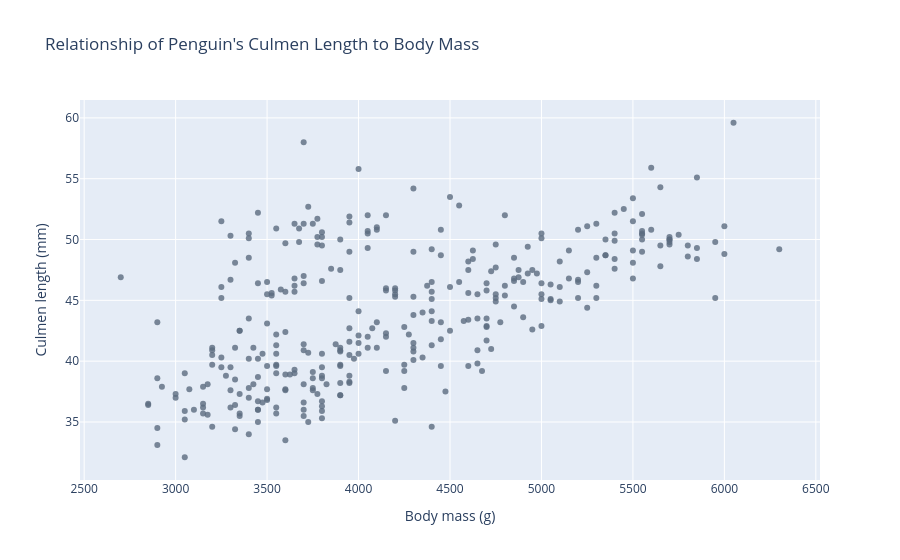

Here is the notebook cell this chart was saved with:
### Markdown cell above
### Scatter plots with Plotly Express
* [Scatter plot reference](https://plotly.com/python/line-and-scatter/)

### Code cell
px.scatter(df,
           x='body_mass_g',
           y='culmen_length_mm',
           opacity=0.8,
           title="Relationship of Penguin's Culmen Length to Body Mass")

### Figure 1 — Plotly figure (JSON) as saved in the notebook; plotly's stock layout.template omitted (floating-point values rounded to 4 significant figures; data arrays with more than 128 entries replaced by an {"elided": "..."} marker saying what was removed)
{"data": [{"hovertemplate": "Body mass (g)=%{x}<br>Culmen length (mm)=%{y}<extra></extra>", "legendgroup": "", "marker": {"color": "#5B6B7F", "opacity": 0.8, "symbol": "circle"}, "mode": "markers", "name": "", "orientation": "v", "showlegend": false, "type": "scatter", "x": {"elided": "333 float values"}, "xaxis": "x", "y": {"elided": "333 float values"}, "yaxis": "y"}], "layout": {"legend": {"tracegroupgap": 0}, "title": {"text": "Relationship of Penguin's Culmen Length to Body Mass"}, "xaxis": {"anchor": "y", "domain": [0, 1], "title": {"text": "Body mass (g)"}}, "yaxis": {"anchor": "x", "domain": [0, 1], "title": {"text": "Culmen length (mm)"}}}}
